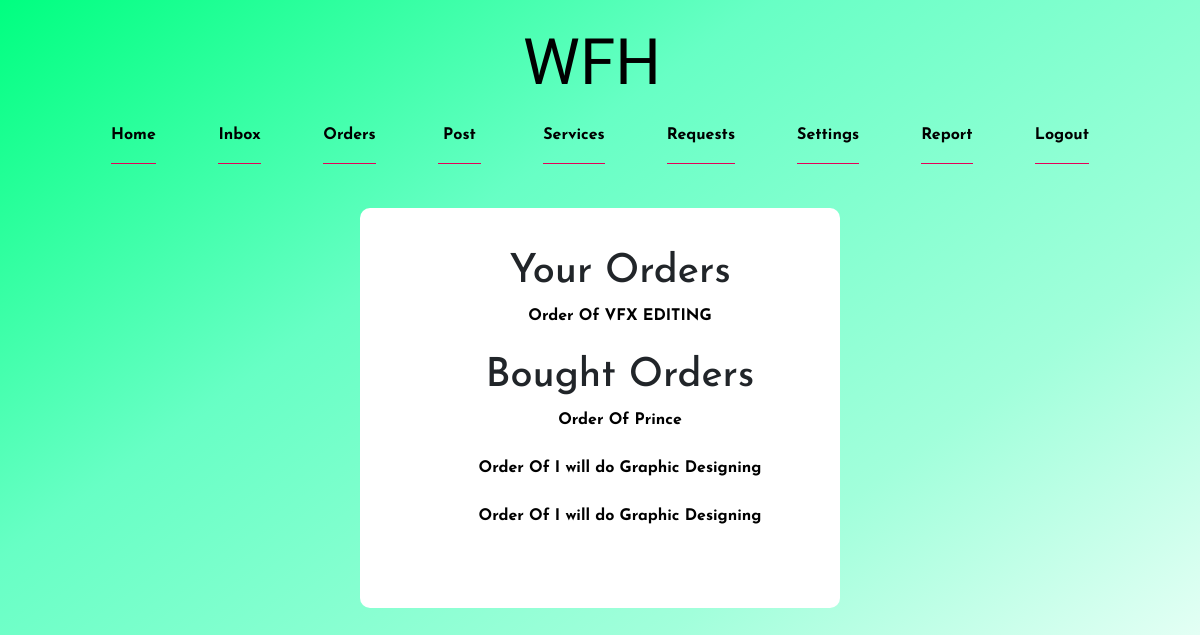
Screenshot of /order_show/ (signed in) with the database file from the repository.
### work_for_hire/models.py (models this page shows)
class orders(models.Model):
    id = models.UUIDField(primary_key=True, default=uuid.uuid4, editable=False)
    seller = models.CharField(max_length=100)
    buyer = models.CharField(max_length=100)
    order_title = models.CharField(max_length=100)
    order_pricing = models.IntegerField()
    requirement = models.CharField(max_length=1000)
    requirement_assets = models.FileField(null=True, blank=True)
    delivery = models.BooleanField(default=0)
    order_completed = models.BooleanField(default=0)

### work_for_hire/views.py (the view)
# urls.py: path('order_show/', views.order_show, name='order_show'),
@login_required(login_url='index')
def order_show(request):
    user = request.user.username
    slr_orders = orders.objects.filter(seller=user)
    bur_orders = orders.objects.filter(buyer=user)
    if slr_orders or bur_orders:
        if slr_orders and bur_orders:
            print('both' + user)
            obj = {
                's': slr_orders,
                'b': bur_orders
            }
        elif bur_orders:
            print('bur' + user)
            obj = {
                'b': bur_orders
            }
        else:
            print('slr' + user)
            obj = {
                'o': slr_orders
            }
        return render(request, 'work_for_hire/seller/order.html', obj)
    else:
        return render(request, 'work_for_hire/seller/order.html')

### templates/work_for_hire/seller/order.html (shortened to what this page needs)
{% extends 'work_for_hire/seller/base.html' %}
    {% load tz %}
{% block navbar %}
    {% if s or b %}
            <div class="container" style="width: 30rem; background: white; padding: 40px; border-radius: 10px">
                <ul class="text-center" style="list-style-type: none;">
                    <li>
                        <div class="">
                        {% if s %}
                            <h1>Your Orders</h1>
                            {% for s in s %}
                                <a class="order_id" href="{% url 'purchase_services' srv_pk=s.id %}">Order Of {{ s.order_title }}</a><br><br>
                            {% endfor %}
                        {% endif %}
                        {% if b %}
                            <h1>Bought Orders</h1>
                            {% for b in b %}
                                    <a class="order_id" href="{% url 'purchase_services' srv_pk=b.id %}">Order Of {{ b.order_title }}</a><br><br>
                            {% endfor %}
                        {% endif %}
                        </div>
                    </li>
                </ul>
            </div>
    {% endif %}
{% endblock %}

### rows the page displays
orders: order_title "VFX EDITING"
orders: order_title "Prince"
orders: order_title "I will do Graphic Designing"
orders: order_title "I will do Graphic Designing"
